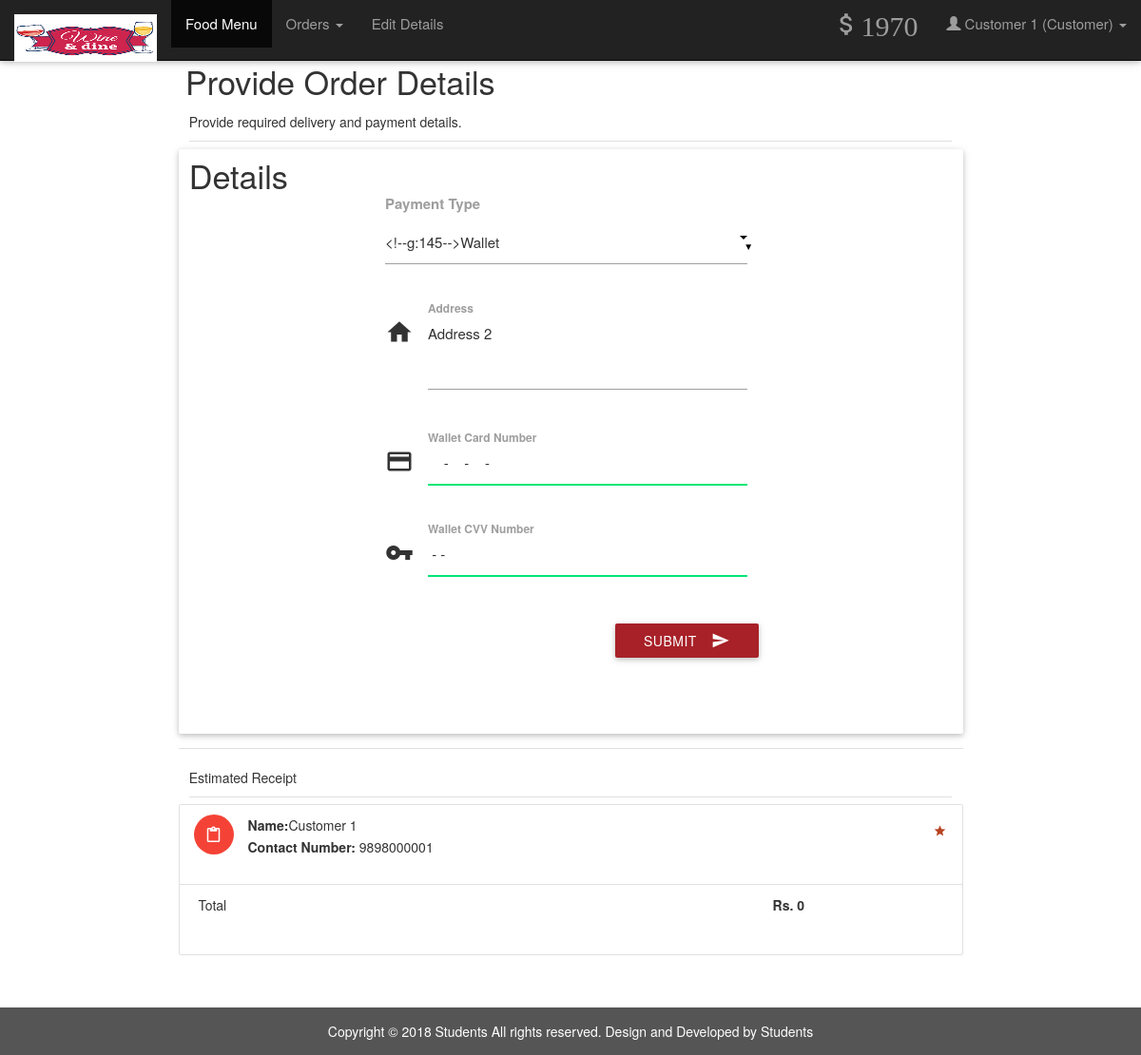
Page /place-order.php (signed in) on the committed database.
### tables this page shows
CREATE TABLE `wallet_details` (
  `id` int(11) NOT NULL AUTO_INCREMENT,
  `wallet_id` int(11) NOT NULL,
  `number` varchar(16) NOT NULL,
  `cvv` int(3) NOT NULL,
  `balance` int(11) NOT NULL DEFAULT 2000,
  PRIMARY KEY (`id`),
  UNIQUE KEY `wallet_id` (`wallet_id`),
  UNIQUE KEY `id` (`id`),
  CONSTRAINT `wallet_details_ibfk_1` FOREIGN KEY (`wallet_id`) REFERENCES `wallet` (`id`)
);

CREATE TABLE `users` (
  `id` int(11) NOT NULL AUTO_INCREMENT,
  `role` varchar(15) NOT NULL DEFAULT 'Customer',
  `name` varchar(15) NOT NULL,
  `username` varchar(10) NOT NULL,
  `password` varchar(16) NOT NULL,
  `email` varchar(35) DEFAULT NULL,
  `address` varchar(300) DEFAULT NULL,
  `contact` bigint(11) NOT NULL,
  `verified` tinyint(1) NOT NULL DEFAULT 0,
  `deleted` tinyint(4) NOT NULL DEFAULT 0,
  PRIMARY KEY (`id`),
  UNIQUE KEY `username` (`username`),
  UNIQUE KEY `id` (`id`)
);

### includes/wallet.php (called while the page is built, shortened)
<?php
$user_id=$_SESSION['user_id'];
$sql = mysqli_query($con, "SELECT * FROM wallet where customer_id = $user_id");
while($row1 = mysqli_fetch_array($sql)){
$wallet_id = $row1['id'];
}
$sql = mysqli_query($con, "SELECT * FROM wallet_details where wallet_id = $wallet_id");
while($row1 = mysqli_fetch_array($sql)){
$balance = $row1['balance'];
}
?>

### includes/connect.php (called while the page is built, shortened)
<?php
$role = $_SESSION['role'];
?>

### place-order.php (the view, shortened to what this page needs)
<?php
include 'includes/connect.php';
include 'includes/wallet.php';
$total = 0;
  if($_SESSION['customer_sid']==session_id())
  {
$result = mysqli_query($con, "SELECT * FROM users where id = $user_id");
while($row = mysqli_fetch_array($result)){
$name = $row['name'];
$address = $row['address'];
$contact = $row['contact'];
}
    ?>
<!DOCTYPE html>
<html lang="en">
<head>
<link href="css/bootstrap.min.css" type="text/css" rel="stylesheet" media="screen,projection">
  <link href="css/materialize.min.css" type="text/css" rel="stylesheet" media="screen,projection">
  <link href="js/plugins/perfect-scrollbar/perfect-scrollbar.css" type="text/css" rel="stylesheet" media="screen,projection">
</head>
<body>
<?php include("user_menu.php");?>
<div class="container" style="margin-top:50px">
    <h4>Provide Order Details</h4>
    <div class="row">
      <div class="col-md-12">
        <p class="caption">Provide required delivery and payment details.</p>
          <div class="divider"></div>
            <div class="row">
              <div class="col s12 m4 l3">
                <h4 class="header">Details</h4>
              </div>
              <div>
                <div class="card-panel">
                  <div class="row">
                    <form class="formValidate col s12 m12 l6" id="formValidate" method="post" action="confirm-order.php" novalidate="novalidate">
                      <div class="row">
                        <div class="input-field col s12">
              <label for="payment_type">Payment Type</label><br><br>
                        </div>
                      </div>
                      <div class="row">
                        <div class="input-field col s12">
                          <i class="mdi-action-home prefix"></i>
              <textarea name="address" id="address" class="materialize-textarea validate" data-error=".errorTxt1"><?php echo $address;?></textarea>
              <label for="address" class="">Address</label>
                        </div>
                      </div>
                      <div class="row">
                        <div class="input-field col s12">
                          <i class="mdi-action-credit-card prefix"></i>
              <input name="cc_number" id="cc_number" type="text" data-error=".errorTxt2" required>
              <label for="cc_number" class="">Wallet Card Number</label>
                        </div>
                      </div>
                      <div class="row">
                        <div class="input-field col s12">
                          <i class="mdi-communication-vpn-key prefix"></i>
              <input name="cvv_number" id="cvv_number" type="text" data-error=".errorTxt3" required>
              <label for="cvv_number" class="">Wallet CVV Number</label>
                        </div>
                      </div>
                      <div class="row">
                        <div class="row">
                          <div class="input-field col s12">
                            <button class="btn cyan waves-effect waves-light right" type="submit" name="action">Submit
                              <i class="mdi-content-send right"></i>
                            </button>
                          </div>
                        </div>
                      </div>
                    </form>
                  </div>
                </div>
              </div>
            <div class="divider"></div>
          </div>
          <p class="caption">Estimated Receipt</p>
          <div class="divider"></div>
<div id="work-collections" class="seaction">
<div class="row">
<div>
<ul id="issues-collection" class="collection">
<?php
    echo '<li class="collection-item avatar">
        <i class="mdi-content-content-paste red circle"></i>
        <p><strong>Name:</strong>'.$name.'</p>
    <p><strong>Contact Number:</strong> '.$contact.'</p>
        <a href="#" class="secondary-content"><i class="mdi-action-grade"></i></a>';
    echo '<li class="collection-item">
        <div class="row">
            <div class="col s7">
                <p class="collections-title"> Total</p>
            </div>
            <div class="col s2">
                <span>&nbsp;</span>
            </div>
            <div class="col s3">
                <span><strong>Rs. '.$total.'</strong></span>
            </div>
        </div>
    </li>';
?>
</ul>
                </div>
        </div>
                </div>
      </div>
    </div>
</div>
<?php include("footer.php");?>
</body>
</html>
<?php
  }
?>

### user_menu.php (shortened to what this page needs)
<nav class="navbar navbar-inverse navbar-fixed-top">
          <div class="container-fluid">
            <div class="navbar-header">
              <a class="navbar-brand" href="#"><img src="images/l2.png" alt="logo" width="150px"; height="50px"></a>
            </div>
            <div class="collapse navbar-collapse" id="myNavbar">
              <ul class="nav navbar-nav">
                <li class="active"><a href="index.php">Food Menu</a></li>
                <li class="dropdown">
                <a class="dropdown-toggle" data-toggle="dropdown" href="#">Orders
                <span class="caret"></span></a>
                </li>
                <li><a href="details.php"> Edit Details</a>
              </ul>
              <ul class="nav navbar-nav navbar-right">
                      <li><a href="#" ><i class="mdi-editor-attach-money"><?php echo $balance;?></i></a>
                      </li>
                      <li class="dropdown">
                <a class="dropdown-toggle" data-toggle="dropdown" href="#"><span class="glyphicon glyphicon-user"></span> <?php echo $name;?> (<?php echo $role;?>)
                <span class="caret"></span></a>
              </li>
              </ul>
            </div>
          </div>
        </nav>

### place-order.php (style rules this page uses)
.input-field label.active { width:100%; }

### rows in the picture
wallet_details: balance "1970"
users: name "Customer 1", address "Address 2", contact "9898000001"

### other values in the picture
$role "Customer"
$total "0"
